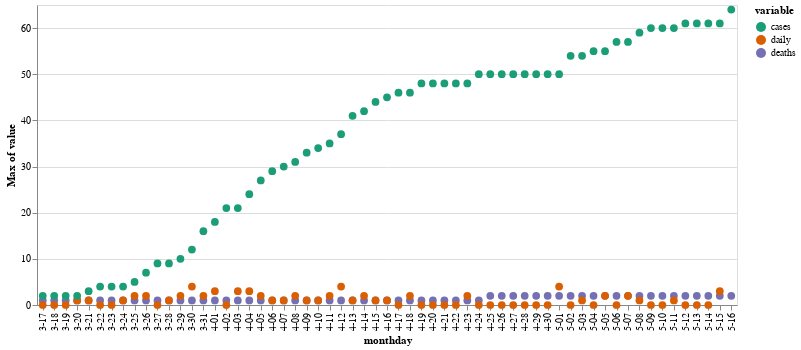

The cell this chart's notebook holds for it:
### Code cell
base = alt.Chart(lane_county).encode(x='monthday').properties(width=600)
line1 = base.mark_circle(size=60).encode(y='daily',color=alt.value('blue'),opacity=alt.value(0.5),tooltip=['daily', 'cases', 'deaths'])
line2 = base.mark_line(color='purple').encode(y='cases')
line3 = base.mark_line(color='red').encode(y='deaths')


base2 = alt.Chart(lane_county).mark_circle(size=60).transform_fold(
    fold=['deaths', 'daily', 'cases'], 
    as_=['variable', 'value']
).encode(
    x='monthday',
    y='max(value):Q',
    color=alt.Color('variable:N', scale=alt.Scale(scheme='dark2')),
    tooltip=['daily', 'cases', 'deaths']
).properties(width=700)
text = base2.mark_text(align='center',baseline='middle',dy=-10).encode(y='daily',text='daily')
base2.interactive()

### Figure 1 — Vega-Lite specification as saved in the notebook (floating-point values rounded to 4 significant figures)
{"config": {"view": {"continuousWidth": 400, "continuousHeight": 300}}, "data": {"name": "data-1aceec88de7ece3984faf69ed3d94acf"}, "mark": {"type": "circle", "size": 60}, "encoding": {"color": {"type": "nominal", "field": "variable", "scale": {"scheme": "dark2"}}, "tooltip": [{"type": "quantitative", "field": "daily"}, {"type": "quantitative", "field": "cases"}, {"type": "quantitative", "field": "deaths"}], "x": {"type": "nominal", "field": "monthday"}, "y": {"type": "quantitative", "aggregate": "max", "field": "value"}}, "selection": {"selector003": {"type": "interval", "bind": "scales", "encodings": ["x", "y"]}}, "transform": [{"fold": ["deaths", "daily", "cases"], "as": ["variable", "value"]}], "width": 700, "$schema": "https://vega.github.io/schema/vega-lite/v4.8.1.json", "datasets": {"data-1aceec88de7ece3984faf69ed3d94acf": [{"date": "2020-03-17", "county": "Lane", "state": "Oregon", "fips": 41040.0, "cases": 2, "deaths": 1, "daily": 0.0, "monthday": "3-17"}, {"date": "2020-03-18", "county": "Lane", "state": "Oregon", "fips": 41040.0, "cases": 2, "deaths": 1, "daily": 0.0, "monthday": "3-18"}, {"date": "2020-03-19", "county": "Lane", "state": "Oregon", "fips": 41040.0, "cases": 2, "deaths": 1, "daily": 0.0, "monthday": "3-19"}, {"date": "2020-03-20", "county": "Lane", "state": "Oregon", "fips": 41040.0, "cases": 2, "deaths": 1, "daily": 1.0, "monthday": "3-20"}, {"date": "2020-03-21", "county": "Lane", "state": "Oregon", "fips": 41040.0, "cases": 3, "deaths": 1, "daily": 1.0, "monthday": "3-21"}, {"date": "2020-03-22", "county": "Lane", "state": "Oregon", "fips": 41040.0, "cases": 4, "deaths": 1, "daily": 0.0, "monthday": "3-22"}, {"date": "2020-03-23", "county": "Lane", "state": "Oregon", "fips": 41040.0, "cases": 4, "deaths": 1, "daily": 0.0, "monthday": "3-23"}, {"date": "2020-03-24", "county": "Lane", "state": "Oregon", "fips": 41040.0, "cases": 4, "deaths": 1, "daily": 1.0, "monthday": "3-24"}, {"date": "2020-03-25", "county": "Lane", "state": "Oregon", "fips": 41040.0, "cases": 5, "deaths": 1, "daily": 2.0, "monthday": "3-25"}, {"date": "2020-03-26", "county": "Lane", "state": "Oregon", "fips": 41040.0, "cases": 7, "deaths": 1, "daily": 2.0, "monthday": "3-26"}, {"date": "2020-03-27", "county": "Lane", "state": "Oregon", "fips": 41040.0, "cases": 9, "deaths": 1, "daily": 0.0, "monthday": "3-27"}, {"date": "2020-03-28", "county": "Lane", "state": "Oregon", "fips": 41040.0, "cases": 9, "deaths": 1, "daily": 1.0, "monthday": "3-28"}, {"date": "2020-03-29", "county": "Lane", "state": "Oregon", "fips": 41040.0, "cases": 10, "deaths": 1, "daily": 2.0, "monthday": "3-29"}, {"date": "2020-03-30", "county": "Lane", "state": "Oregon", "fips": 41040.0, "cases": 12, "deaths": 1, "daily": 4.0, "monthday": "3-30"}, {"date": "2020-03-31", "county": "Lane", "state": "Oregon", "fips": 41040.0, "cases": 16, "deaths": 1, "daily": 2.0, "monthday": "3-31"}, {"date": "2020-04-01", "county": "Lane", "state": "Oregon", "fips": 41040.0, "cases": 18, "deaths": 1, "daily": 3.0, "monthday": "4-01"}, {"date": "2020-04-02", "county": "Lane", "state": "Oregon", "fips": 41040.0, "cases": 21, "deaths": 1, "daily": 0.0, "monthday": "4-02"}, {"date": "2020-04-03", "county": "Lane", "state": "Oregon", "fips": 41040.0, "cases": 21, "deaths": 1, "daily": 3.0, "monthday": "4-03"}, {"date": "2020-04-04", "county": "Lane", "state": "Oregon", "fips": 41040.0, "cases": 24, "deaths": 1, "daily": 3.0, "monthday": "4-04"}, {"date": "2020-04-05", "county": "Lane", "state": "Oregon", "fips": 41040.0, "cases": 27, "deaths": 1, "daily": 2.0, "monthday": "4-05"}, {"date": "2020-04-06", "county": "Lane", "state": "Oregon", "fips": 41040.0, "cases": 29, "deaths": 1, "daily": 1.0, "monthday": "4-06"}, {"date": "2020-04-07", "county": "Lane", "state": "Oregon", "fips": 41040.0, "cases": 30, "deaths": 1, "daily": 1.0, "monthday": "4-07"}, {"date": "2020-04-08", "county": "Lane", "state": "Oregon", "fips": 41040.0, "cases": 31, "deaths": 1, "daily": 2.0, "monthday": "4-08"}, {"date": "2020-04-09", "county": "Lane", "state": "Oregon", "fips": 41040.0, "cases": 33, "deaths": 1, "daily": 1.0, "monthday": "4-09"}, {"date": "2020-04-10", "county": "Lane", "state": "Oregon", "fips": 41040.0, "cases": 34, "deaths": 1, "daily": 1.0, "monthday": "4-10"}, {"date": "2020-04-11", "county": "Lane", "state": "Oregon", "fips": 41040.0, "cases": 35, "deaths": 1, "daily": 2.0, "monthday": "4-11"}, {"date": "2020-04-12", "county": "Lane", "state": "Oregon", "fips": 41040.0, "cases": 37, "deaths": 1, "daily": 4.0, "monthday": "4-12"}, {"date": "2020-04-13", "county": "Lane", "state": "Oregon", "fips": 41040.0, "cases": 41, "deaths": 1, "daily": 1.0, "monthday": "4-13"}, {"date": "2020-04-14", "county": "Lane", "state": "Oregon", "fips": 41040.0, "cases": 42, "deaths": 1, "daily": 2.0, "monthday": "4-14"}, {"date": "2020-04-15", "county": "Lane", "state": "Oregon", "fips": 41040.0, "cases": 44, "deaths": 1, "daily": 1.0, "monthday": "4-15"}, {"date": "2020-04-16", "county": "Lane", "state": "Oregon", "fips": 41040.0, "cases": 45, "deaths": 1, "daily": 1.0, "monthday": "4-16"}, {"date": "2020-04-17", "county": "Lane", "state": "Oregon", "fips": 41040.0, "cases": 46, "deaths": 1, "daily": 0.0, "monthday": "4-17"}, {"date": "2020-04-18", "county": "Lane", "state": "Oregon", "fips": 41040.0, "cases": 46, "deaths": 1, "daily": 2.0, "monthday": "4-18"}, {"date": "2020-04-19", "county": "Lane", "state": "Oregon", "fips": 41040.0, "cases": 48, "deaths": 1, "daily": 0.0, "monthday": "4-19"}, {"date": "2020-04-20", "county": "Lane", "state": "Oregon", "fips": 41040.0, "cases": 48, "deaths": 1, "daily": 0.0, "monthday": "4-20"}, {"date": "2020-04-21", "county": "Lane", "state": "Oregon", "fips": 41040.0, "cases": 48, "deaths": 1, "daily": 0.0, "monthday": "4-21"}, {"date": "2020-04-22", "county": "Lane", "state": "Oregon", "fips": 41040.0, "cases": 48, "deaths": 1, "daily": 0.0, "monthday": "4-22"}, {"date": "2020-04-23", "county": "Lane", "state": "Oregon", "fips": 41040.0, "cases": 48, "deaths": 1, "daily": 2.0, "monthday": "4-23"}, {"date": "2020-04-24", "county": "Lane", "state": "Oregon", "fips": 41040.0, "cases": 50, "deaths": 1, "daily": 0.0, "monthday": "4-24"}, {"date": "2020-04-25", "county": "Lane", "state": "Oregon", "fips": 41040.0, "cases": 50, "deaths": 2, "daily": 0.0, "monthday": "4-25"}, {"date": "2020-04-26", "county": "Lane", "state": "Oregon", "fips": 41040.0, "cases": 50, "deaths": 2, "daily": 0.0, "monthday": "4-26"}, {"date": "2020-04-27", "county": "Lane", "state": "Oregon", "fips": 41040.0, "cases": 50, "deaths": 2, "daily": 0.0, "monthday": "4-27"}, {"date": "2020-04-28", "county": "Lane", "state": "Oregon", "fips": 41040.0, "cases": 50, "deaths": 2, "daily": 0.0, "monthday": "4-28"}, {"date": "2020-04-29", "county": "Lane", "state": "Oregon", "fips": 41040.0, "cases": 50, "deaths": 2, "daily": 0.0, "monthday": "4-29"}, {"date": "2020-04-30", "county": "Lane", "state": "Oregon", "fips": 41040.0, "cases": 50, "deaths": 2, "daily": 0.0, "monthday": "4-30"}, {"date": "2020-05-01", "county": "Lane", "state": "Oregon", "fips": 41040.0, "cases": 50, "deaths": 2, "daily": 4.0, "monthday": "5-01"}, {"date": "2020-05-02", "county": "Lane", "state": "Oregon", "fips": 41040.0, "cases": 54, "deaths": 2, "daily": 0.0, "monthday": "5-02"}, {"date": "2020-05-03", "county": "Lane", "state": "Oregon", "fips": 41040.0, "cases": 54, "deaths": 2, "daily": 1.0, "monthday": "5-03"}, {"date": "2020-05-04", "county": "Lane", "state": "Oregon", "fips": 41040.0, "cases": 55, "deaths": 2, "daily": 0.0, "monthday": "5-04"}, {"date": "2020-05-05", "county": "Lane", "state": "Oregon", "fips": 41040.0, "cases": 55, "deaths": 2, "daily": 2.0, "monthday": "5-05"}, {"date": "2020-05-06", "county": "Lane", "state": "Oregon", "fips": 41040.0, "cases": 57, "deaths": 2, "daily": 0.0, "monthday": "5-06"}, {"date": "2020-05-07", "county": "Lane", "state": "Oregon", "fips": 41040.0, "cases": 57, "deaths": 2, "daily": 2.0, "monthday": "5-07"}, {"date": "2020-05-08", "county": "Lane", "state": "Oregon", "fips": 41040.0, "cases": 59, "deaths": 2, "daily": 1.0, "monthday": "5-08"}, {"date": "2020-05-09", "county": "Lane", "state": "Oregon", "fips": 41040.0, "cases": 60, "deaths": 2, "daily": 0.0, "monthday": "5-09"}, {"date": "2020-05-10", "county": "Lane", "state": "Oregon", "fips": 41040.0, "cases": 60, "deaths": 2, "daily": 0.0, "monthday": "5-10"}, {"date": "2020-05-11", "county": "Lane", "state": "Oregon", "fips": 41040.0, "cases": 60, "deaths": 2, "daily": 1.0, "monthday": "5-11"}, {"date": "2020-05-12", "county": "Lane", "state": "Oregon", "fips": 41040.0, "cases": 61, "deaths": 2, "daily": 0.0, "monthday": "5-12"}, {"date": "2020-05-13", "county": "Lane", "state": "Oregon", "fips": 41040.0, "cases": 61, "deaths": 2, "daily": 0.0, "monthday": "5-13"}, {"date": "2020-05-14", "county": "Lane", "state": "Oregon", "fips": 41040.0, "cases": 61, "deaths": 2, "daily": 0.0, "monthday": "5-14"}, {"date": "2020-05-15", "county": "Lane", "state": "Oregon", "fips": 41040.0, "cases": 61, "deaths": 2, "daily": 3.0, "monthday": "5-15"}, {"date": "2020-05-16", "county": "Lane", "state": "Oregon", "fips": 41040.0, "cases": 64, "deaths": 2, "daily": null, "monthday": "5-16"}]}}
